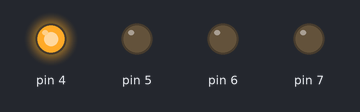
This sketch was run on a simulated Arduino Uno, built with avr-gcc and run on an emulated ATmega328P. On the bench: output pins drawn as LEDs (lit = HIGH).

Above: at 0.5 s.
At 1.5 s:
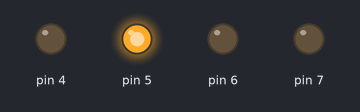
At 2.5 s:
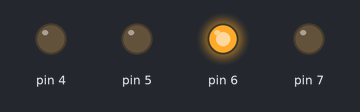
At 3.5 s:
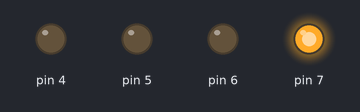
Timing chart, 0 to 5.2 s (numbered marks = the images above):
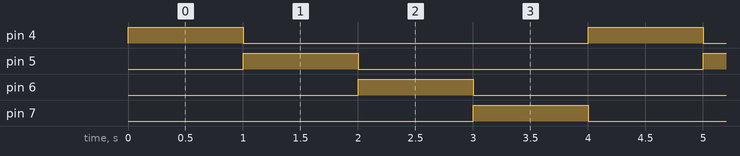

Measured:
- by itself, pin 4–7: alternates HIGH for 1.0 s and LOW for 3.0 s
- by itself, everything shown: repeats every 4.0 s, in 4 steps

The sketch:

AVRGCC_LED_HW1.ino
```cpp
void setup() {
  // put your setup code here, to run once:
  DDRD |= 0xF0;         // 아두이노 4, 5, 6, 7번핀 output 선언
}

void loop() {
  // put your main code here, to run repeatedly:
  for(int i = 0;i < 4;i++){
    PORTD = (0x10 << i);
    delay(1000);
  }

}
```
